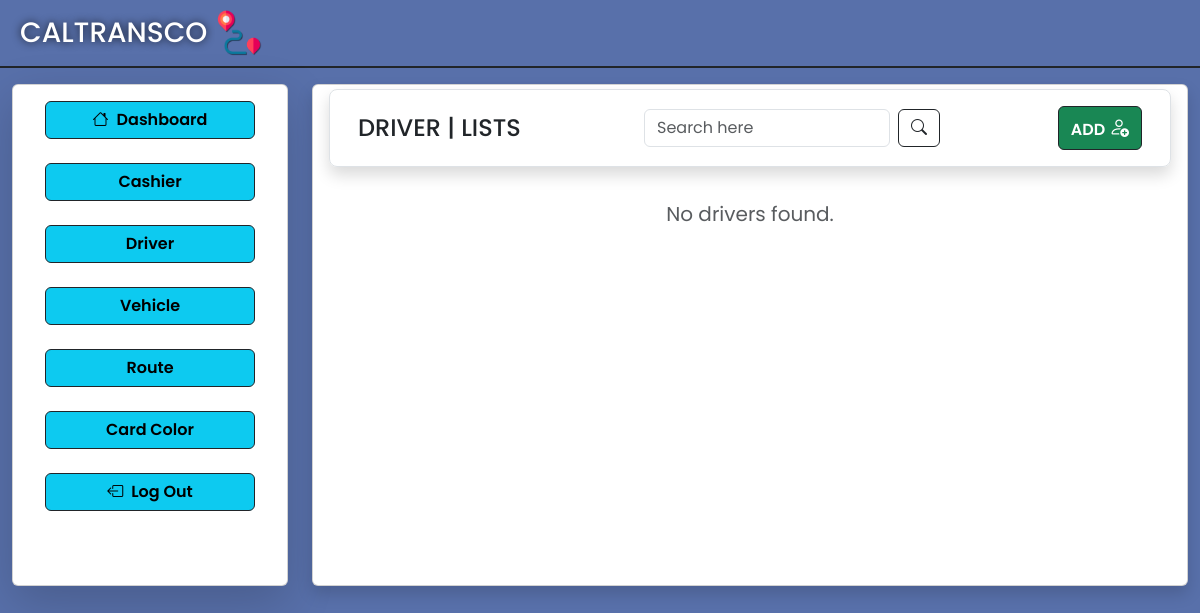
The page /Driver/view_driver.php on the database as committed earlier.
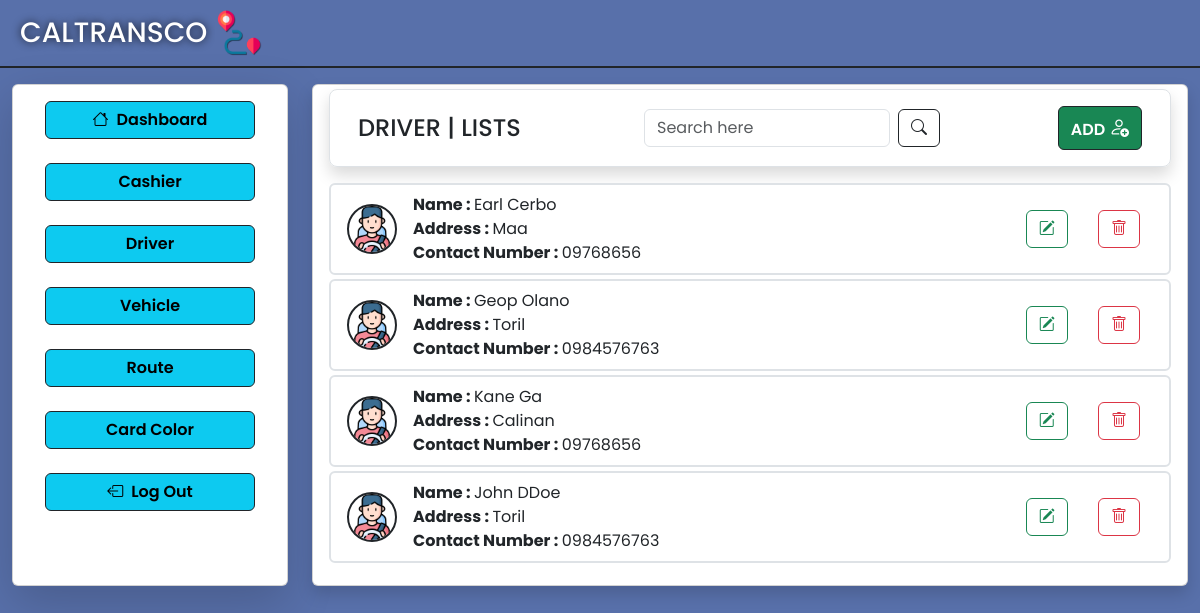
The same page on the database as committed later.
### tables this page shows
CREATE TABLE `driver` (
  `driver_id` int(11) NOT NULL,
  `driver_fname` varchar(255) NOT NULL,
  `driver_lname` varchar(255) NOT NULL,
  `driver_address` varchar(255) NOT NULL,
  `driver_contactNum` varchar(255) NOT NULL,
  `driver_name` varchar(255) DEFAULT NULL
);

### Driver/view_driver.php (the view, shortened to what this page needs)
<!DOCTYPE html>
<html lang="en">
<?php
include "../Database/db_connect.php";
require "../global/head.php";
?>
<body>
    <div class="con-bg container-fluid vh-100">
        <div class="row border border-start-0 border-end-0 border-top-0 border-2 border-dark pb-2">
            <div class="col d-flex gap-2 ms-2 mt-2">
                <a href="../AdminUI/adminDashboard.php" style="text-decoration: none;" class="d-flex gap-2">
                    <h1 class="fs-3 mt-2 text-white" style="text-shadow: 0px 0px 8px rgba(0, 0, 0, 0.8);">CALTRANSCO</h1>
                    <img src="../images/image.png" alt="" class="img-fluid " width="50" height="50">
                </a>
            </div>
        </div>
        <div class="row pt-3">
            <div class="col col-3">
                <div class="card shadow-lg">
                    <div style="height: 500px;" class="card_css card-body">
                        <div class="mx-3 mb-3">
                            <a class="btn btn-info w-100 fw-semibold  mb-2 border border-1 border-dark" href="../AdminUI/adminDashboard.php"><i class="bi bi-house me-2"></i>Dashboard</a>
                        </div>
                        <div class="mx-3 mb-3">
                            <a class="btn btn-info w-100 fw-semibold  mb-2 border border-1 border-dark" href="../Cashier/view_cashier.php">Cashier</a>
                        </div>
                        <div class="mx-3 mb-3">
                            <a class="btn btn-info w-100 fw-semibold mb-2 border border-1 border-dark" href="../Driver/view_driver.php">Driver</a>
                        </div>
                        <div class="mx-3 mb-3">
                            <a class="btn btn-info w-100 fw-semibold  mb-2 border border-1 border-dark" href="../Vehicle/view_vehicle.php">Vehicle</a>
                        </div>
                        <div class="mx-3 mb-3">
                            <a class="btn btn-info w-100 fw-semibold  mb-2 border border-1 border-dark" href="../Route/view_route.php">Route</a>
                        </div>
                        <div class="mx-3 mb-3">
                            <a class="btn btn-info w-100 fw-semibold  mb-2 border border-1 border-dark" href="../Card-color/view_card_color.php">Card Color</a>
                        </div>
                        <div class="mx-3">
                            <a href="../Login-Register/Login.php" class="btn btn-info w-100 border border-1 border-dark fw-semibold"><i class="bi bi-box-arrow-left me-2"></i>Log Out</a>
                        </div>
                    </div>
                </div>
            </div>
            <div class="col col-9">
                <div class="card shadow">
                    <div style="height: 500px;" class="card-body pt-1">
                        <div class="row rounded-3 border border-1 border-gray shadow  d-flex align-items-center mx-0 p-3 mb-3">
                            <div class="col col-3 d-flex align-items-center">
                                <h1 class="fs-4 pt-2">DRIVER | LISTS</h1>
                            </div>
                            <div class="col col-6 d-flex gap-2  ps-5">
                                <form method="GET" action="view_driver.php" class="d-flex gap-2 ps-5">
                                    <input type="text" name="query" class="form-control" placeholder="Search here" value="<?php echo isset($_GET['query']) ? $_GET['query'] : ''; ?>">
                                    <button type="submit" class="btn btn-outline-dark"><i class="bi bi-search"></i></button>
                                </form>
                            </div>
                            <div class="col col-3 text-end">
                                <a class="btn btn-success border border-1 border-dark fw-semibold" href="add_driver.php">ADD
                                    <i class="bi fs-5 bi-person-add"></i>
                                </a>
                            </div>
                        </div>
                        <div style="max-height: 400px; overflow-y: auto;">
                            <?php
                            try {
                                $sql = "SELECT * FROM driver";
                                $result = $conn->query($sql);
                                if ($result->num_rows > 0) {
                                    while ($row = $result->fetch_assoc()) {
                            ?>
                                        <ul class="list-group mb-1">
                                            <li class="list-group-item d-flex align-items-center justify-content-between border border-2">
                                                <div class="d-flex align-items-center">
                                                    <div>
                                                        <img src="../images/driver.png" alt="" class="img-fluid rounded-pill border border-2 border-dark me-3" width="50" height="50">
                                                    </div>
                                                    <div>
                                                        <span><strong>Name : </strong><?php echo $row['driver_fname'] . ' ' . $row['driver_lname']; ?></span><br>
                                                        <span><strong>Address : </strong><?php echo $row['driver_address']; ?></span><br>
                                                        <span><strong>Contact Number : </strong><?php echo $row['driver_contactNum']; ?></span>
                                                    </div>
                                                </div>
                                                <div class="group-btn">
                                                    <a href="../Driver/edit_driver.php?id=<?php echo $row['driver_id']; ?>" class="btn"><i class="btn btn-outline-success bi bi-pencil-square"></i></a>
                                                    <a href="../Operations/op_delete_driver.php?id=<?php echo $row['driver_id']; ?>" class="btn"><i class="btn btn-outline-danger bi bi-trash"></i></a>
                                                </div>
                                            </li>
                                        </ul>
                            <?php
                                    }
                                } else {
                                    echo '<div class="text-center mt-3"><p class="text-muted fs-5">No drivers found.</p></div>';
                                }
                            } catch (\Exception $e) {
                                die($e);
                            }
                            ?>
                        </div>
                    </div>
                </div>
            </div>
        </div>
    </div>
</body>
</html>

### global/head.php (shortened to what this page needs)
<head>
    <link href="https://cdn.jsdelivr.net/npm/bootstrap@5.3.3/dist/css/bootstrap.min.css" rel="stylesheet">
    <link rel="stylesheet" href="https://cdn.jsdelivr.net/npm/bootstrap-icons@1.11.3/font/bootstrap-icons.min.css">
    <link rel="stylesheet" href="../CSS/style.css">
</head>

### CSS/style.css (style rules this page uses)
* { font-family: 'Poppins', sans-serif; }
.con-bg { background-color: #5870aa; }

Rows that differ between the two databases and show on the page:
added driver: driver_fname "Earl", driver_lname "Cerbo", driver_address "Maa", driver_contactNum "09768656"
added driver: driver_fname "Geop", driver_lname "Olano", driver_address "Toril", driver_contactNum "0984576763"
added driver: driver_fname "Kane", driver_lname "Ga", driver_address "Calinan", driver_contactNum "09768656"
added driver: driver_fname "John", driver_lname "DDoe", driver_address "Toril", driver_contactNum "0984576763"
Other text that changed with them:
text no longer shown: "No drivers found."
